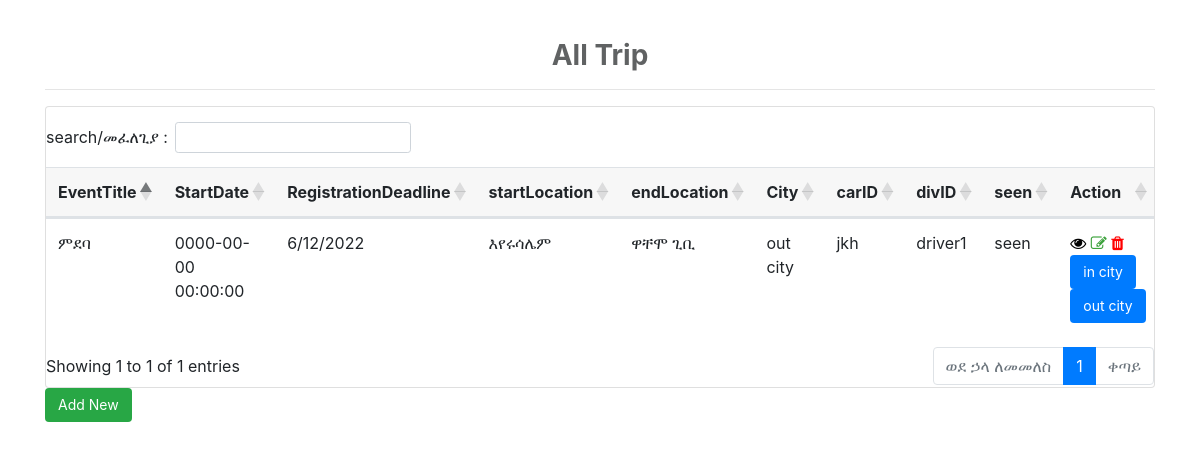
Page /trip/eventhome.php on the committed database.
### tables this page shows
CREATE TABLE `trip` (
  `id` int(11) NOT NULL,
  `EventTitle` varchar(255) DEFAULT NULL,
  `StartDate` datetime DEFAULT NULL,
  `StartTime` varchar(255) DEFAULT NULL,
  `EndDate` datetime DEFAULT NULL,
  `EndTime` varchar(255) DEFAULT NULL,
  `RegistrationDeadline` varchar(255) DEFAULT NULL,
  `Timezone` varchar(255) DEFAULT NULL,
  `startLocation` varchar(255) DEFAULT NULL,
  `endLocation` varchar(255) DEFAULT NULL,
  `City` varchar(255) DEFAULT NULL,
  `State` varchar(255) DEFAULT NULL,
  `Country` varchar(255) DEFAULT NULL,
  `Description` varchar(255) DEFAULT NULL,
  `carID` varchar(255) DEFAULT NULL,
  `divID` varchar(255) DEFAULT NULL,
  `seen` varchar(255) DEFAULT NULL
);

### trip/eventhome.php (the view, shortened to what this page needs)
<?php
                        require_once "../config.php";
                        $sql = "SELECT * FROM trip";
                    ?>
<!DOCTYPE html>
<html lang="en">
<head>
     <link rel="stylesheet" href="https://cdnjs.cloudflare.com/ajax/libs/font-awesome/4.7.0/css/font-awesome.css">
    <link rel="stylesheet" href="https://cdnjs.cloudflare.com/ajax/libs/twitter-bootstrap/4.1.1/css/bootstrap.css">
    <link rel="stylesheet" href="https://cdn.datatables.net/1.10.19/css/dataTables.bootstrap4.min.css">
    <link rel="stylesheet" href="https://cdn.datatables.net/buttons/1.5.2/css/buttons.bootstrap4.min.css">
    <link rel="stylesheet" href="../driver/css/bootstrap.min.css">
</head>
<body  >
    <div class="container ">
        <div class="row">
            <div class="col-12 ">
                <br>
                <h3 class="titulo-tabla"> All Trip </h3>
                <hr>
                    <?php
                    if($result = mysqli_query($conn, $sql))
                    {
                        if(mysqli_num_rows($result) > 0)
                        {
                    ?>
                    <div class="card">
                            <table id="ejemplo" class=" table table-responsive  align-items-center mb-0 " >
                                <thead class="card-header " >
                                    <tr>
            <th >EventTitle </th>
          <th >StartDate</th>
            <th >RegistrationDeadline</th>
            <th >startLocation</th>
            <th >endLocation</th>
            <th >City</th>
            <th >carID</th>
            <th >divID</th>
            <th >seen</th>
                                        <th>Action</th>
                                    </tr>
                                </thead>
                                <tbody class="card-body"  id="myTable">
                                    <?php
                                        while($row = mysqli_fetch_array($result))
                                        {
                                        ?>
                                        <tr>
                                        <td><?= $row['EventTitle'] ;?></td>
                                            <td><?= $row['StartDate'] ;?></td>
                                            <td><?= $row['RegistrationDeadline'] ;?></td>
                                            <td><?= $row['startLocation']; ?></td>
                                            <td><?= $row['endLocation']; ?></td>
                                            <td><?= $row['City']; ?></td>
                                            <td><?= $row['carID']; ?></td>
                                            <td><?= $row['divID']; ?></td>
                                            <td><?= $row['seen']; ?></td>
                                            <td>
                                                <?php
                                                echo "<a href='eventread.php?id=". $row['id'] ."' title='View Record' data-toggle='tooltip'> <i class='fa fa-eye' aria-hidden='true' style='color:black'></i></a>";
                                                echo "<a href='tripupdate.php?id=". $row['id'] ."' title='Update Record' data-toggle='tooltip'> <i class='fa fa-edit' aria-hidden='true' style='color:#3ca23c;'></i></a>";
                                                echo "<a href='eventdelete.php?id=". $row['id'] ."' title='Delete Record' data-toggle='tooltip'> <i class='fa fa-trash' aria-hidden='true' style='color:red;'></i></a>";
                                                ?>
                                                <?php $id=$row['id']; ?>
                                                 <a href="../driveraccount/process.php?incity=<?php echo $id;?>">   <button type="button"  class="btn btn-primary" name="<?php echo $id; ?>" >in city</button>
                                                 <a href="../driveraccount/process.php?outcity=<?php echo $id;?>">   <button type="button"  class="btn btn-primary" name="<?php echo $id; ?>" >out city</button>
                                            </td>
                                        </tr>
                                    <?php
                                    }
                                    ?>
                                </tbody>
                            </table>
                    </div>
                        <?php
                        }
                        else
                        {
                            echo "<p class='lead'><em>No records were found.</em></p>";
                        }
                    }
                    else
                    {
                        echo "ERROR: Could not able to execute $sql. " . mysqli_error($conn);
                    }
                    ?>
                <a href="addtrip.php" class="btn btn-success pull-left">Add New </a>
            </div>
        </div>
    </div>
</body>
</html>

### trip/eventhome.php (style rules this page uses)
a { color: #337ab7; text-decoration: none; }
i { margin-bottom:4px; }
.btn { display: inline-block; font-size: 14px; font-weight: 400; line-height: 1.42857143; text-align: center; white-space: nowrap; vertical-align: middle; cursor: pointer; user-select: none; background-image: none; border: 1px solid transparent; border-radius: 4px; }
.titulo-tabla { color:#606263; text-align:center; margin-top:15px; margin-bottom:15px; font-weight:bold; }

### rows in the picture
trip: EventTitle "ምደባ", StartDate "0000-00-00 00:00:00", RegistrationDeadline "6/12/2022", startLocation "እየሩሳሌም", endLocation "ዋቸሞ ጊቢ", City "out city", carID "jkh", divID "driver1", seen "seen"
